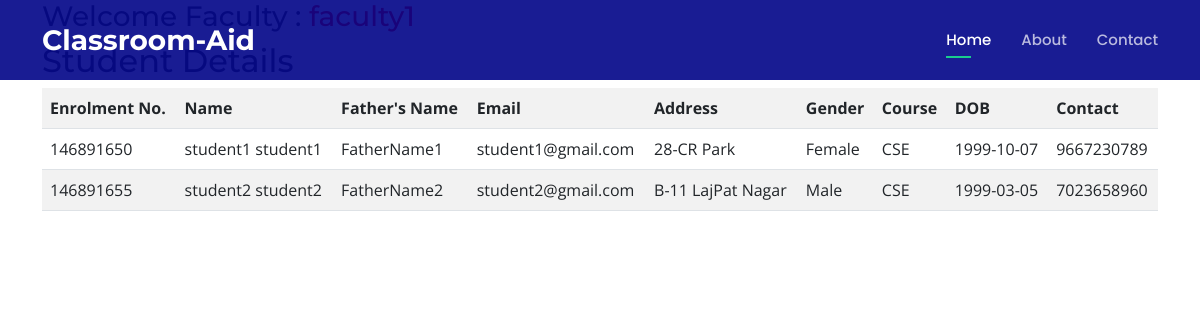
Page /viewstudentdetails.php (signed in) on the committed database.
### tables this page shows
CREATE TABLE `studenttable` (
  `Eno` bigint(20) NOT NULL,
  `FName` varchar(30) NOT NULL,
  `LName` varchar(30) NOT NULL,
  `FaName` varchar(30) NOT NULL,
  `Addrs` text NOT NULL,
  `Gender` varchar(6) NOT NULL,
  `Course` varchar(20) NOT NULL,
  `DOB` date NOT NULL,
  `PhNo` bigint(10) NOT NULL,
  `Pass` varchar(20) NOT NULL,
  `Eid` varchar(50) NOT NULL
);

### viewstudentdetails.php (the view, shortened to what this page needs)
<?php
$fname = $_SESSION[ "fname" ];
?>
<?php include('after-login.php');  ?>
<div class="container">
	<div class="row">
		<div class="col-md-12">
			<h3> Welcome Faculty : <a href="welcomefaculty.php"><span style="color:#FF0004"> <?php echo $fname; ?></span></a></h3>
			<?php
			include( "database.php" );
			$sql = "select * from  studenttable";
			$result = mysqli_query( $connect, $sql );
			echo "<h2 class='page-header'>Student Details</h2>";
			echo "<table class='table table-striped table-hover' style='width:100%'>
			<tr>
			<th>Enrolment No.</th>
			<th>Name</th>
			<th>Father's Name</th>
			<th>Email</th>
			<th>Address</th>
			<th>Gender</th>
			<th>Course</th>
			<th>DOB</th>
			<th>Contact</th>
			</tr>";
			while ( $row = mysqli_fetch_array( $result ) ) {
				?>
			<tr>
				<td>
					<?php echo $row['Eno'];?>
				</td>
				<td>
					<?php echo $row['FName'];?> <?php echo $row['LName'];?>
				</td>
				<td>
					<?php echo $row['FaName'];?>
				</td>
				<td>
					<?php echo $row['Eid'];?>
				</td>
				<td>
					<?php echo $row['Addrs'];?>
				</td>
				<td>
					<?php echo $row['Gender'];?>
				</td>
				<td>
					<?php echo $row['Course'];?>
				</td>
				<td>
					<?php echo $row['DOB'];?>
				</td>
				<td>
					<?php echo $row['PhNo'];?>
				</td>
			</tr>
			<?php } ?>
			</table>
		</div>
	</div>

### assets/css/style.css (style rules this page uses)
body { font-family: "Open Sans", sans-serif; color: #444444; }
a { color: #1acc8d; text-decoration: none; }
h1, h2, h3, h4, h5, h6 { font-family: "Montserrat", sans-serif; }

### rows in the picture
studenttable: Eno "146891650", FName "student1", LName "student1", FaName "FatherName1", Eid "student1@gmail.com", Addrs "28-CR Park", Gender "Female", Course "CSE", DOB "1999-10-07", PhNo "9667230789"
studenttable: Eno "146891655", FName "student2", LName "student2", FaName "FatherName2", Eid "student2@gmail.com", Addrs "B-11 LajPat Nagar", Gender "Male", Course "CSE", DOB "1999-03-05", PhNo "7023658960"
